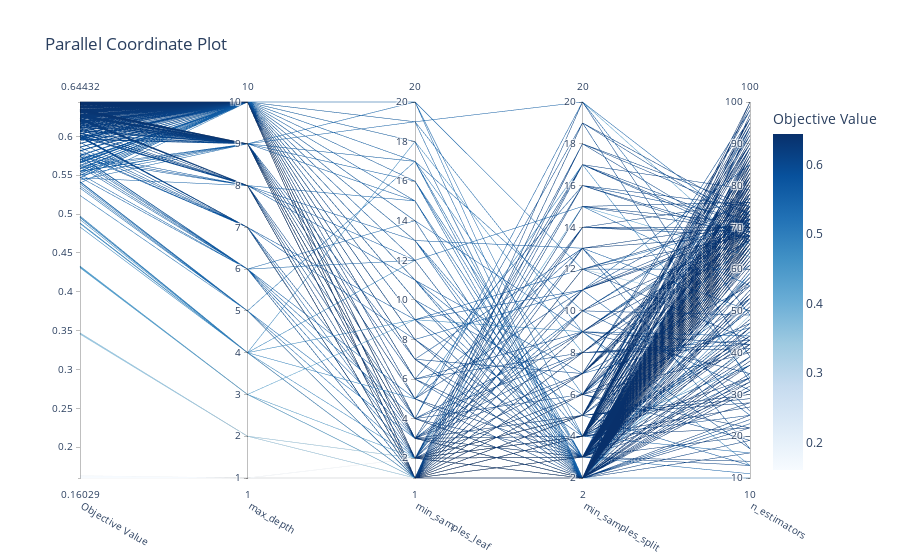

The code cell stored with this chart in its notebook:
### Code cell
optuna.visualization.plot_parallel_coordinate(study)

### Figure 1 — Plotly figure (JSON) as saved in the notebook; plotly's stock layout.template omitted (floating-point values rounded to 4 significant figures; data arrays with more than 128 entries replaced by an {"elided": "..."} marker saying what was removed)
{"data": [{"dimensions": [{"label": "Objective Value", "range": [0.1603, 0.6443], "values": {"elided": "1000 float values"}}, {"label": "max_depth", "range": [1, 10], "values": {"elided": "1000 int values"}}, {"label": "min_samples_leaf", "range": [1, 20], "values": {"elided": "1000 int values"}}, {"label": "min_samples_split", "range": [2, 20], "values": {"elided": "1000 int values"}}, {"label": "n_estimators", "range": [10, 100], "values": {"elided": "1000 int values"}}], "labelangle": 30, "labelside": "bottom", "line": {"color": {"elided": "1000 float values"}, "colorbar": {"title": {"text": "Objective Value"}}, "colorscale": [[0, "rgb(247,251,255)"], [0.125, "rgb(222,235,247)"], [0.25, "rgb(198,219,239)"], [0.375, "rgb(158,202,225)"], [0.5, "rgb(107,174,214)"], [0.625, "rgb(66,146,198)"], [0.75, "rgb(33,113,181)"], [0.875, "rgb(8,81,156)"], [1, "rgb(8,48,107)"]], "reversescale": false, "showscale": true}, "type": "parcoords"}], "layout": {"title": {"text": "Parallel Coordinate Plot"}}}
